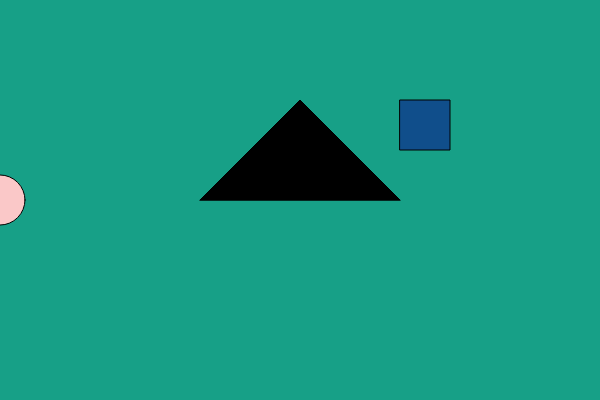
Frame 1 (no input)
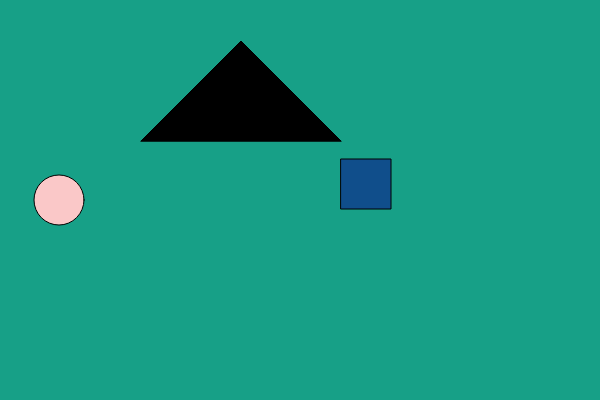
Frame 60 (no input)
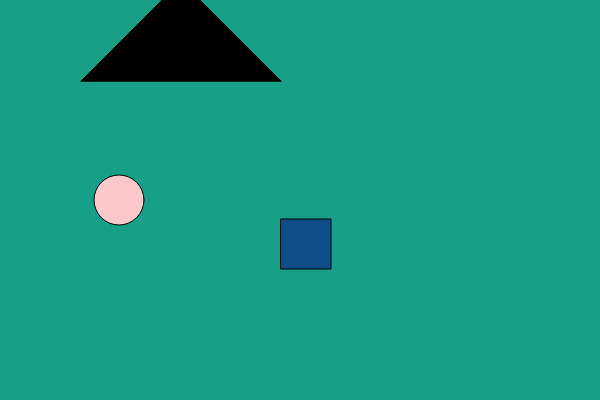
Frame 120 (the mouse pressed at the canvas centre since frame 60)

The p5.js sketch that drew these frames (run headless with seeded random() and noise() and a simulated clock; from frame 60 on, the mouse is pressed at the canvas centre):

// p5.js sketch
// ── sketch.js
/*
https://vimeo.com/channels/learningp5js/138327558
*/
//james is typing
//justin is talking

//we're trying to add more shapes moving in different directions

//ellipse shape
var x = 0;
var y = 200;
var diameter = 50; 
var r = 23;
var g = 160;
var b = 135;

//rect shape
var rectx = 400
var recty = 100

//triangle shape

var t1 = 200
var t2 = 200
var t3 = 300
var t4 = 100
var t5 = 400
var t6 = 200

function setup() {
  createCanvas(600, 400);  
}

function draw() {
  // background
  background(r, g, b);
  // ellipse
  fill(250, 200, 200);
  ellipse(x, y, diameter, diameter);
  fill(16,78,139);
  rect(rectx,recty,50,50);
  fill(0);
  triangle(t1,t2,t3,t4,t5,t6)
  x = x + 1;
  rectx = rectx - 1;
  recty = recty +1;
  t1 =  t1  - 1;
  t2 = t2 - 1;
  t3 = t3 - 1;
  t4 = t4 - 1;
  t5 = t5 - 1;
  t6 = t6 - 1;
  //we couldn't think of any easier way to do move the triangle
  
}
